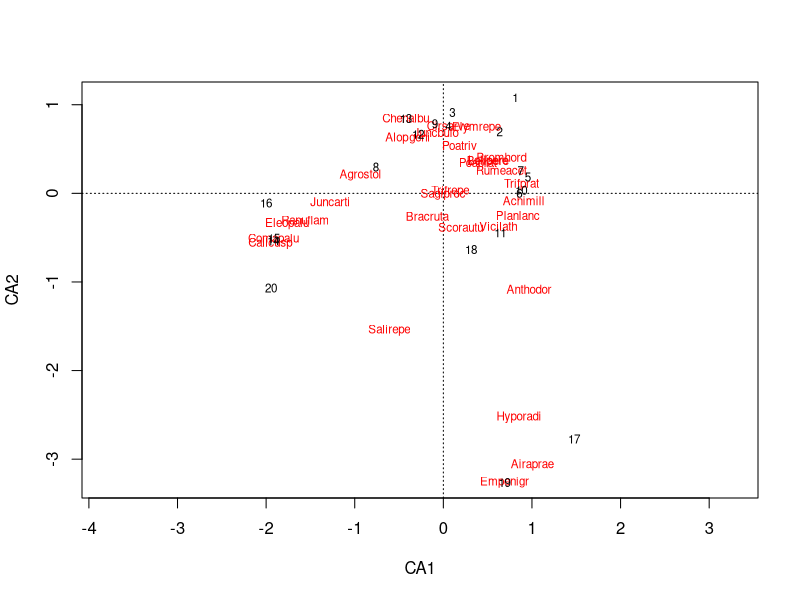
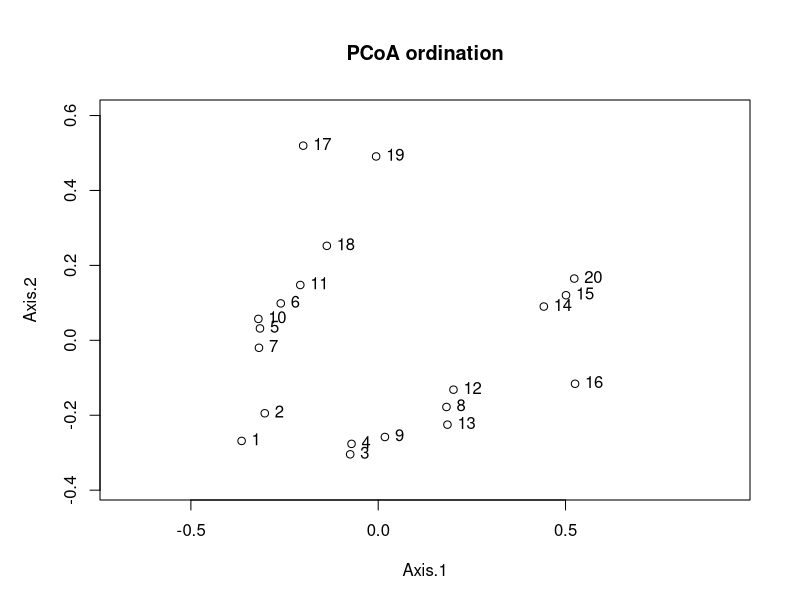
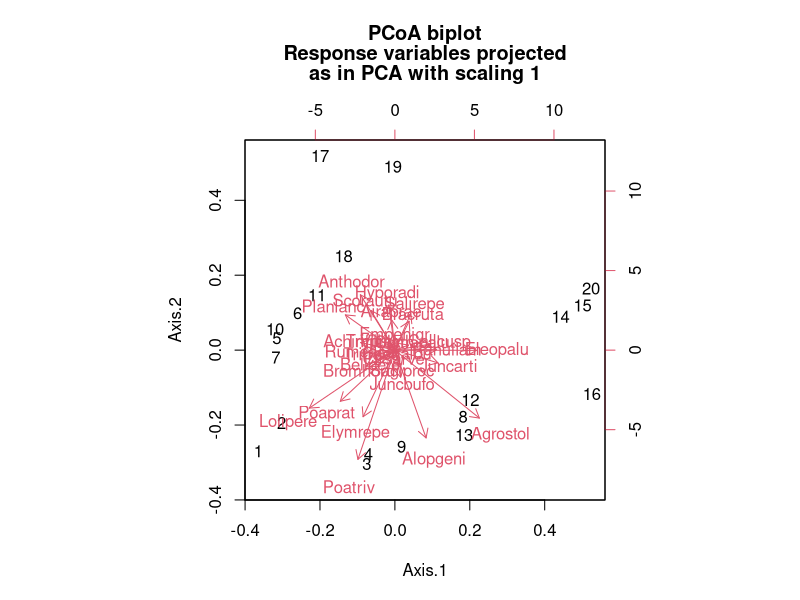
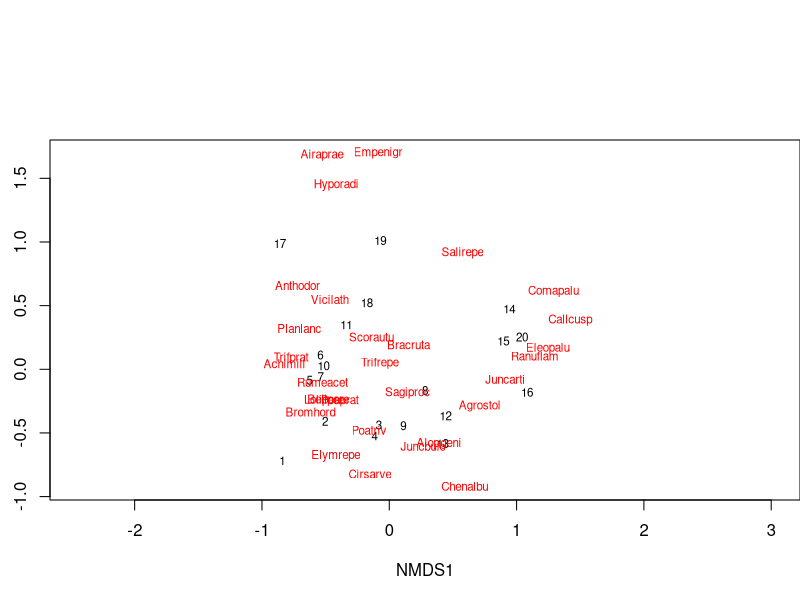
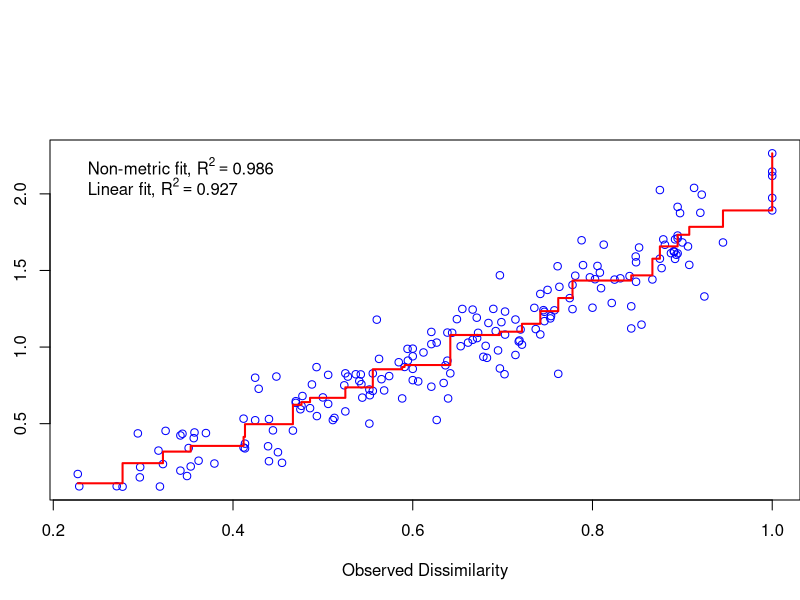
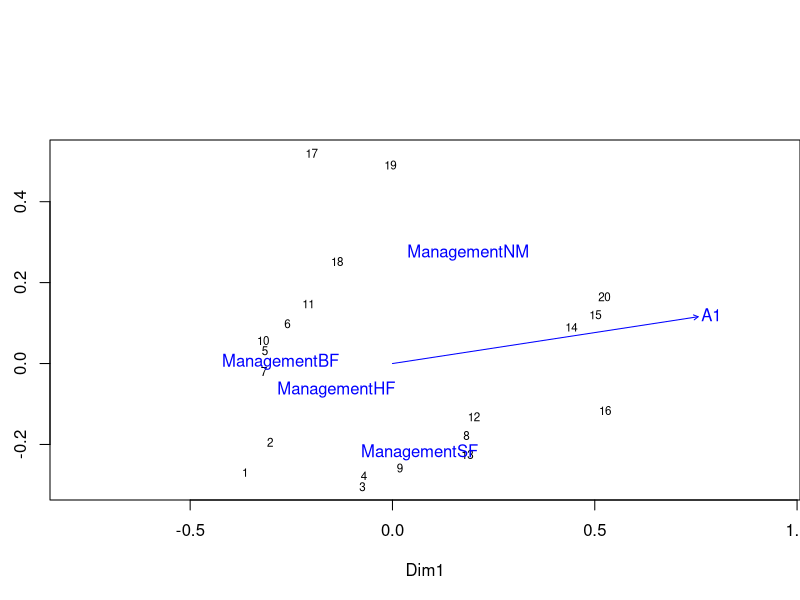
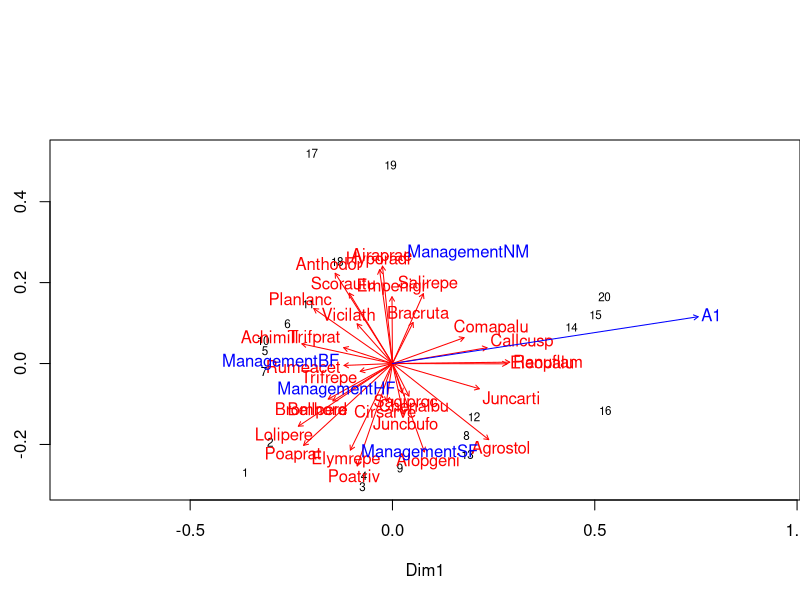
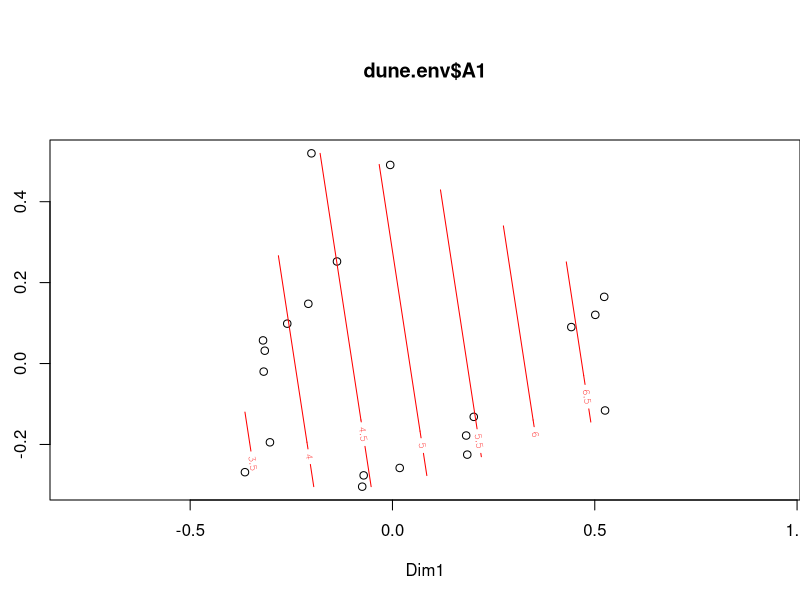

Reproduce these figures in R, in order.
## ---- chunk 1
knitr::opts_chunk$set(echo = TRUE)
library(dplyr)
library(ggplot2)
library(cowplot)
## ---- chunk 2
esp <- cbind(esp1 = c(2, 8, 0, 3), esp2 = c(1, 3, 0, 0), esp3 = c(0, 0, 1, 0))
rownames(esp) <- c("site1", "site2", "site3", "site4")
esp
## ---- chunk 3
dist(esp)
## ---- chunk 4
library(vegan)

vegdist(esp, method = "bray")
## ---- chunk 5
esp_hel <- decostand(esp, method = "hellinger")
dist(esp_hel)
## ---- chunk 6
esp_chi2 <- decostand(esp, method = "chi.square")
dist(esp_chi2)
## ---- chunk 7
data(dune)

ac_dune <- cca(dune)
# display = "reg" pour ne pas afficher toutes les coordonnées d'espèce et de site
summary(ac_dune, display = "reg") 
## ---- chunk 8
plot(ac_dune)
## ---- chunk 9
library(ape)
dune_bray <- vegdist(dune, method = "bray")
pcoa_dune <- pcoa(dune_bray, correction = "lingoes")
## ---- chunk 10
pcoa_dune$values
## ---- chunk 11
biplot(pcoa_dune)
## ---- chunk 12
biplot(pcoa_dune, dune)
## ---- chunk 13
md_dune <- metaMDS(dune, distance = "bray")
## ---- chunk 14
plot(md_dune, type = "t")
## ---- chunk 15
stressplot(md_dune)
## ---- chunk 16
data(dune.env)
head(dune.env)
## ---- chunk 17
adonis(dune ~ A1 + Moisture + Management + Use + Manure, dune.env)
## ---- chunk 18
pcoa_dune2 <- wcmdscale(dune_bray, eig = TRUE, add = TRUE)
envf <- envfit(pcoa_dune2, select(dune.env, A1, Management))
envf
## ---- chunk 19
plot(pcoa_dune2)
plot(envf)
## ---- chunk 20
plot(pcoa_dune2)
plot(envfit(pcoa_dune2, dune), col = "red") # Ajouter les espèces
plot(envf)
## ---- chunk 21
ords <- ordisurf(pcoa_dune2, dune.env$A1)
## ---- chunk 22
plot(ords)
plot(envf)
## ---- chunk 23
dune_hel <- decostand(dune, method = "hellinger")
rda_dune <- rda(dune_hel ~ A1 + Management, dune.env)
rda_dune
## ---- chunk 24
plot(rda_dune)
## ---- chunk 25
acp_dune <- rda(dune_hel)
acp_envf <- envfit(acp_dune, select(dune.env, A1, Management))
plot(acp_dune)
plot(acp_envf)
## ---- chunk 26
cca_dune <- cca(dune ~ A1 + Management, dune.env)
cca_dune
## ---- chunk 27
plot(cca_dune)
